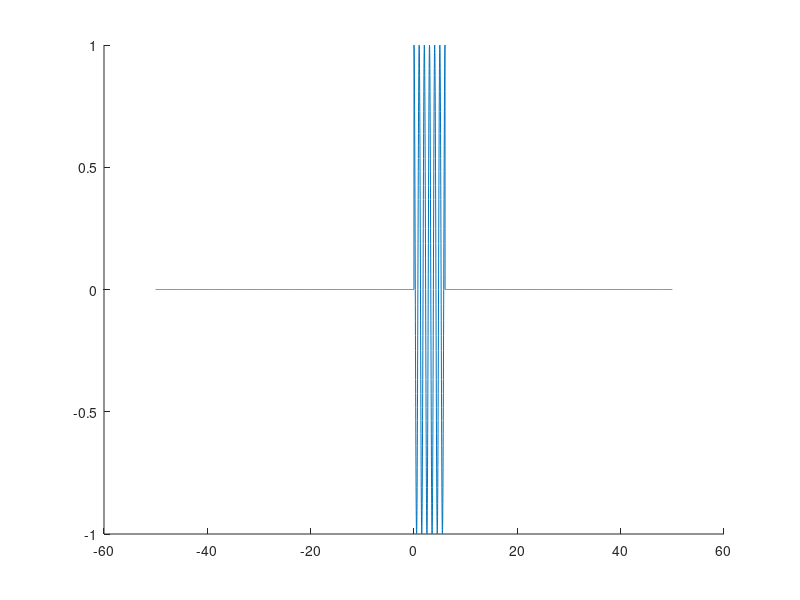
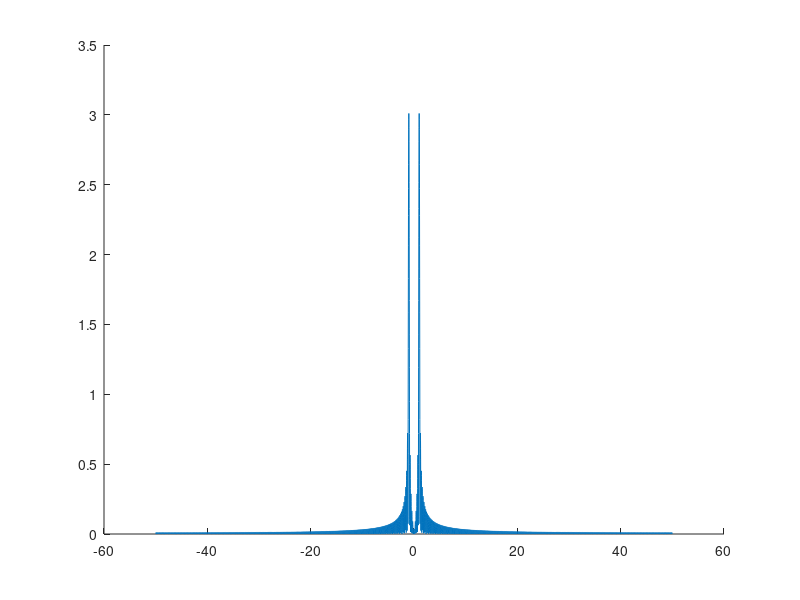
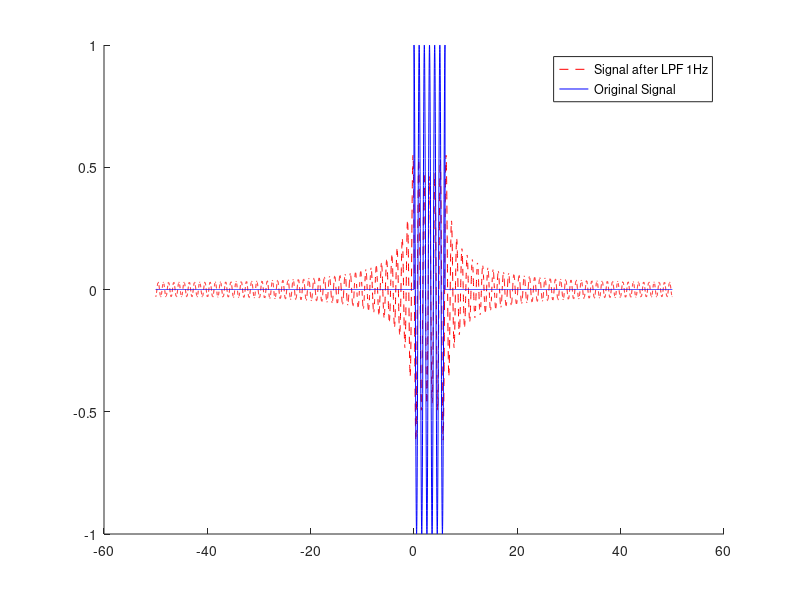
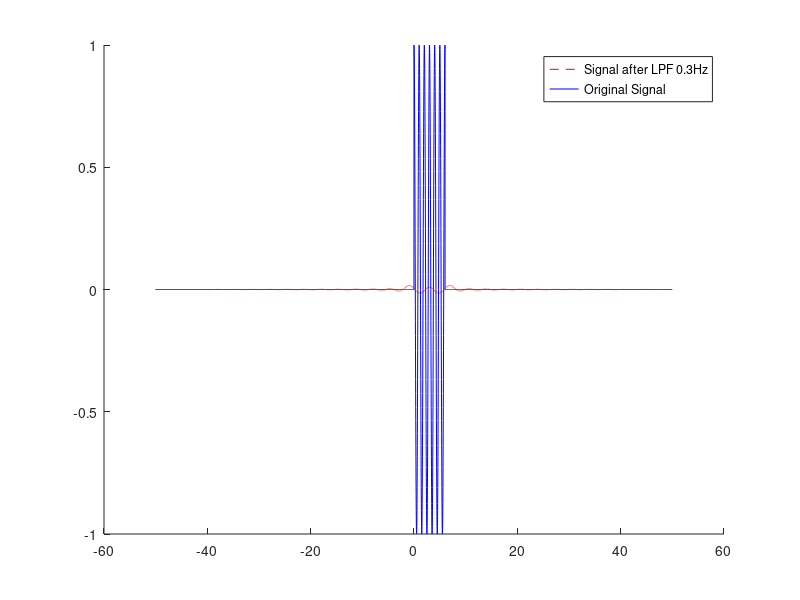

Reproduce these figures in MATLAB, in order.
# clear command window
clc;
# remove all variables from workspace
clear
# close all figures
close all
# importing signal package
pkg load signal


%%%%%% Frequencies initialization %%%%%%
# carrier frequency initialization
fc=1e4; #10KHz

%%%%%% Frequency domain %%%%%%
# df=fs/N
df=0.01; #resolution 0.01Hz
# sampling frequency, inverse of sampling tinme
fs=100; #100Hz

%%%%%% Time and frequency definition %%%%%%
# time step
ts= 1/fs;
# T is the simulation time
T=1/df;
# Number of time samples
N=ceil(T/ts);
# time vector
t= -N*ts/2:ts:N*ts/2-ts;

# frequency vector
if(rem(N,2)==0) #even
  f= -(0.5*fs): df : (0.5*fs-df);
else #odd
  f= -(0.5*fs-0.5*df): df : (0.5*fs-0.5*df);
end


%%%%%%%%%%%%%%%%%%%%%%%%%%%%%%%%%%%%%%%%%%%%%%%%%%%%%%%%%%%%%%%%%%%%%%%%%%%%%%%
# q1 plot function x(t)
%adding linear part
%getting indices
x=zeros(size(t));
less_neg1=(t<-1) & (t>=-2);
more_pos1=(t>1)&(t<=2);
x(less_neg1)=t(less_neg1)+2*ones(size(t(less_neg1))); %2+t graph
x(more_pos1)=-t(more_pos1)+2*ones(size(t(more_pos1))); %2-t graph
x((t>=-1) & (t<=1))=ones(size(t(t>=-1&t<=1)));


figure(1);
plot(t,x);
xlabel("Time (sec)");
ylabel("x(t)");
box off;

%%%%%%%%%%%%%%%%%%%%%%%%%%%%%%%%%%%%%%%%%%%%%%%%%%%%%%%%%%%%%%%%%%%%%%%%%%%%%%
# q2
% manual fft
analytic_X=sinc(f).*sin(1.5*2*pi*f)./(2*pi*f);
figure(2);
stem(f,abs(analytic_X)/max(analytic_X),"--r");


# q3
# fourier transform of m(t) --> M(f)
X=fftshift(fft(x,N)*ts); %non-periodic signals
figure(2)
hold on;
stem(f,abs(X)/max(X),"-b");
xlabel("Frequency (Hz)");
ylabel("X(f)");
legend("Analytical Fourier Transform","Using FFT");
box off;

%%%%%%%%%%%%%%%%%%%%%%%%%%%%%%%%%%%%%%%%%%%%%%%%%%%%%%%%%%%%%%%%%%%%%%%%%%%%%%
% q4: Band Width
Energy_from_freq=sum(abs(X).^2)*df;
# by looking at both variables values in workspace we can verify parseval's theorem.

%%%%%% Finding Band Width %%%%%%%%%%
# we first have to find f=0
index_f0=find(f==0);
# Initializing accumulate energy
Energy_acc=0;
for index_f= index_f0:length(f)
  # we multiply by 2 to use the property of even function
  Energy_acc+=2*(abs(X(index_f)).^2)*df;
  # comparing it to 95% of total energy
  if(Energy_acc>=0.95*Energy_from_freq)
    BW=f(index_f);
    break
  end
end

%%%%%%%%%%%%%%%%%%%%%%%%%%%%%%%%%%%%%%%%%%%%%%%%%%%%%%%%%%%%%%%%%%%%%%%%%%%%%
%%%%%%%% Ideal LPF %%%%%%%%%%
%% q5: Ideal LPF 1Hz
lpf_1hz= abs(f)<1; % ones only if value less than 1hz
X_filtered=X.*lpf_1hz;
x_filtered=ifft(ifftshift(X_filtered)/ts);
%%%%% Plotting filtered vs original signal %%%%%%%%
figure(3);
plot(t, x_filtered, "--r");
xlabel("Time (sec)");
ylabel("x(t)");
hold on;
plot(t,x,"-b");
legend("Signal after LPF 1Hz","Original Signal");
box off;

%%%%%%%%%%%%%%%%%%%%%%%%%%%%%%%%%%%%%%%%%%%%%%%%%%%%%%%%%%%%%%%%%%%%%%%%%%%%%
%%%%%%%% Ideal LPF %%%%%%%%%%
%% q6: Ideal LPF 0.3Hz
lpf= abs(f)<0.3; % ones only if value less than 0.3hz
X_filtered=X.*lpf;
x_filtered=ifft(ifftshift(X_filtered)/ts);
%%%%% Plotting filtered vs original signal %%%%%%%%
figure(4);
plot(t, x_filtered, "--r");
xlabel("Time (sec)");
ylabel("x(t)");
hold on;
plot(t,x,"-b");
legend("Signal after LPF 0.3Hz","Original Signal");
box off;

%%%%%%%%%%%%%%%%%%%%%%%%%%%%%%%%%%%%%%%%%%%%%%%%%%%%%%%%%%%%%%%%%%%%%%%%%%%%%%%
% q7 defining new function
close all;
m=cos(2*pi*1*t);
m((t>6)|(t<0))=0;

%%%%% plotting in time domain
figure(1);
plot(t,m)
box off;

%%%% plotting in frequency domain
M=fftshift(fft(m)*ts); % non-periodic signals
figure(2);
hold off;
plot(f,abs(M));
box off;

%%%%%%%%%%%%%% getting band width
Energy_total_freq= sum(abs(M).^2)*df;
 %%%%% Band Width %%%%%%%%
 # we first have to find f=0
index_f0=find(f==0);
# Initializing accumulate energy
Energy_acc=0;
for index_f= index_f0:length(f)
  # we multiply by 2 to use the property of even function
  Energy_acc+=2*(abs(M(index_f)).^2)*df;
  # comparing it to 95% of total energy
  if(Energy_acc>=0.95*Energy_total_freq)
    BW2=f(index_f);
    break
  end
end


%%%%%% LPF 1Hz  %%%%%%%%%%%%%%%%
M_filtered=M.*lpf_1hz;
m_filtered=ifft(ifftshift(M_filtered)/ts);
figure(3)
hold off;
plot(t,m_filtered,"--r");
hold on;
plot(t,m,"-b");
legend("Signal after LPF 1Hz","Original Signal");
box off;

%%%%%%%% LPF 0.3Hz %%%%%%%%%%%%
M_filtered=M.*lpf;
m_filtered=ifft(ifftshift(M_filtered)/ts);
figure(4)
hold off;
plot(t,m_filtered,"--r");
hold on;
plot(t,m,"-b");
legend("Signal after LPF 0.3Hz","Original Signal");
box off;
